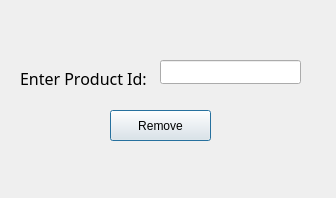
<?xml version="1.0" encoding="UTF-8"?>
<ui version="4.0">
 <class>RemoveProduct</class>
 <widget class="QDialog" name="RemoveProduct">
  <property name="geometry">
   <rect>
    <x>0</x>
    <y>0</y>
    <width>336</width>
    <height>198</height>
   </rect>
  </property>
  <property name="windowTitle">
   <string>Remove Product</string>
  </property>
  <widget class="QLabel" name="removeId_label">
   <property name="geometry">
    <rect>
     <x>20</x>
     <y>70</y>
     <width>131</width>
     <height>16</height>
    </rect>
   </property>
   <property name="font">
    <font>
     <family>Rockwell</family>
     <pointsize>12</pointsize>
    </font>
   </property>
   <property name="text">
    <string>Enter Product Id:</string>
   </property>
  </widget>
  <widget class="QLineEdit" name="remove_input">
   <property name="geometry">
    <rect>
     <x>160</x>
     <y>60</y>
     <width>141</width>
     <height>24</height>
    </rect>
   </property>
  </widget>
  <widget class="QPushButton" name="pushButton">
   <property name="geometry">
    <rect>
     <x>110</x>
     <y>110</y>
     <width>101</width>
     <height>31</height>
    </rect>
   </property>
   <property name="text">
    <string>Remove</string>
   </property>
  </widget>
  <widget class="QLabel" name="output_label">
   <property name="geometry">
    <rect>
     <x>90</x>
     <y>160</y>
     <width>151</width>
     <height>16</height>
    </rect>
   </property>
   <property name="font">
    <font>
     <family>Rockwell</family>
     <pointsize>12</pointsize>
    </font>
   </property>
   <property name="text">
    <string/>
   </property>
  </widget>
 </widget>
 <resources/>
 <connections/>
</ui>
